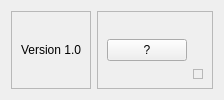
     <widget class="QFrame" name="footer_frame">
      <property name="frameShape">
       <enum>QFrame::Shape::NoFrame</enum>
      </property>
      <property name="frameShadow">
       <enum>QFrame::Shadow::Raised</enum>
      </property>
      <layout class="QHBoxLayout" name="horizontalLayout_5">
       <item>
        <widget class="QFrame" name="footer_left_frame">
         <property name="frameShape">
          <enum>QFrame::Shape::StyledPanel</enum>
         </property>
         <property name="frameShadow">
          <enum>QFrame::Shadow::Raised</enum>
         </property>
         <layout class="QHBoxLayout" name="horizontalLayout_6">
          <item alignment="Qt::AlignmentFlag::AlignLeft">
           <widget class="QLabel" name="label_3">
            <property name="text">
             <string>Version 1.0</string>
            </property>
           </widget>
          </item>
         </layout>
        </widget>
       </item>
       <item>
        <widget class="QFrame" name="footer_right_frame">
         <property name="frameShape">
          <enum>QFrame::Shape::StyledPanel</enum>
         </property>
         <property name="frameShadow">
          <enum>QFrame::Shadow::Raised</enum>
         </property>
         <layout class="QHBoxLayout" name="horizontalLayout_7">
          <item alignment="Qt::AlignmentFlag::AlignRight">
           <widget class="QPushButton" name="pushButton_2">
            <property name="text">
             <string>?</string>
            </property>
           </widget>
          </item>
          <item alignment="Qt::AlignmentFlag::AlignBottom">
           <widget class="QFrame" name="size_grip">
            <property name="minimumSize">
             <size>
              <width>10</width>
              <height>10</height>
             </size>
            </property>
            <property name="maximumSize">
             <size>
              <width>10</width>
              <height>10</height>
             </size>
            </property>
            <property name="frameShape">
             <enum>QFrame::Shape::StyledPanel</enum>
            </property>
            <property name="frameShadow">
             <enum>QFrame::Shadow::Raised</enum>
            </property>
           </widget>
          </item>
         </layout>
        </widget>
       </item>
      </layout>
     </widget>
